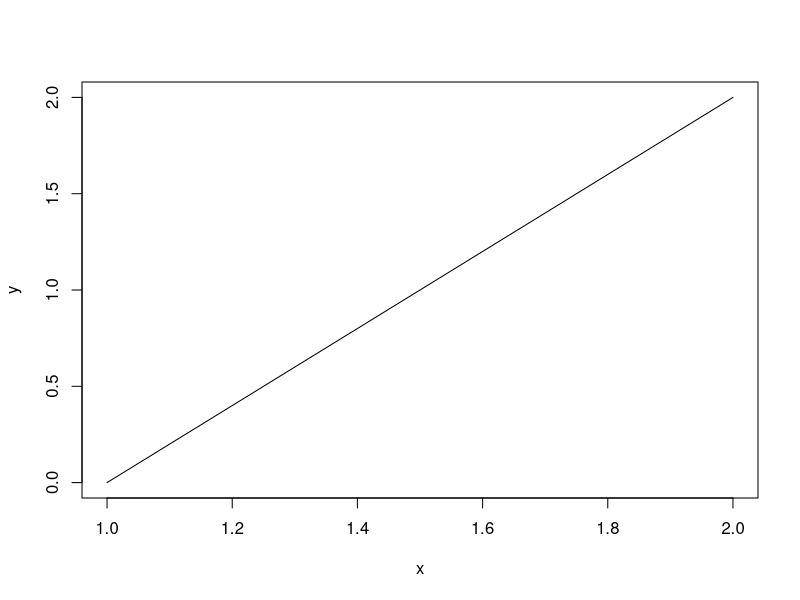
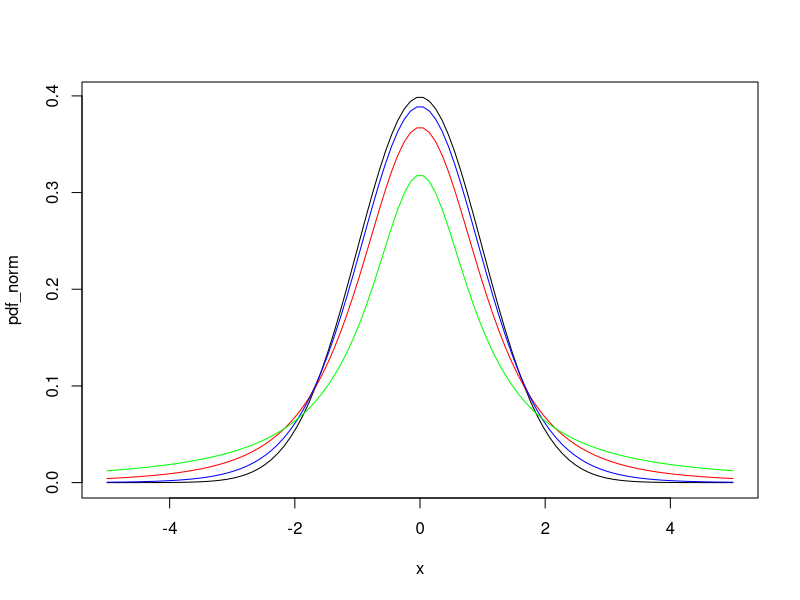

The R script that drew these images, in order:
## ---- chunk 1
knitr::opts_chunk$set(echo = TRUE)
# install.packages('ggplot2', repos = "https://cran.us.r-project.org")
library(ggplot2)
## ---- chunk 2
fx = function(x){ (x-1)*2 }
curve(fx, from=1, to=2, xlab="x", ylab="y")
## ---- chunk 3
prob <- pnorm(.5)
## ---- chunk 4
print(paste("P(Z < .5) =", prob))
## ---- chunk 5
prob <- pnorm(1)
## ---- chunk 6
print(paste("P(Z < 1) =", prob))
## ---- chunk 7
prob <- pnorm(1.2) - (1 - pnorm(.2))
## ---- chunk 8
print(paste("P(Z < 1.2) - [1 - P(Z < .2)] =", prob))
## ---- chunk 9
prob <- pnorm(0) - (1 - pnorm(-1))
## ---- chunk 10
print(paste("P(Z < 0) - [1 - P(Z < -1)] =", prob))
## ---- chunk 11
x <- seq(-5, 5, length=100)
pdf_norm <- dnorm(x)
pdf_t3 <- dt(x, df=3)
pdf_t10 <- dt(x, df=10)
pdf_cauchy <- dcauchy(x)

plot(x, pdf_norm, type='l')
lines(x, pdf_t3, col='red')
lines(x, pdf_t10, col='blue')
lines(x, pdf_cauchy, col='green')
legend(2, 4, legend=c('normal', 't3', 't10', 'cauchy'), col=c('black', 'red', 'blue', 'green'))
